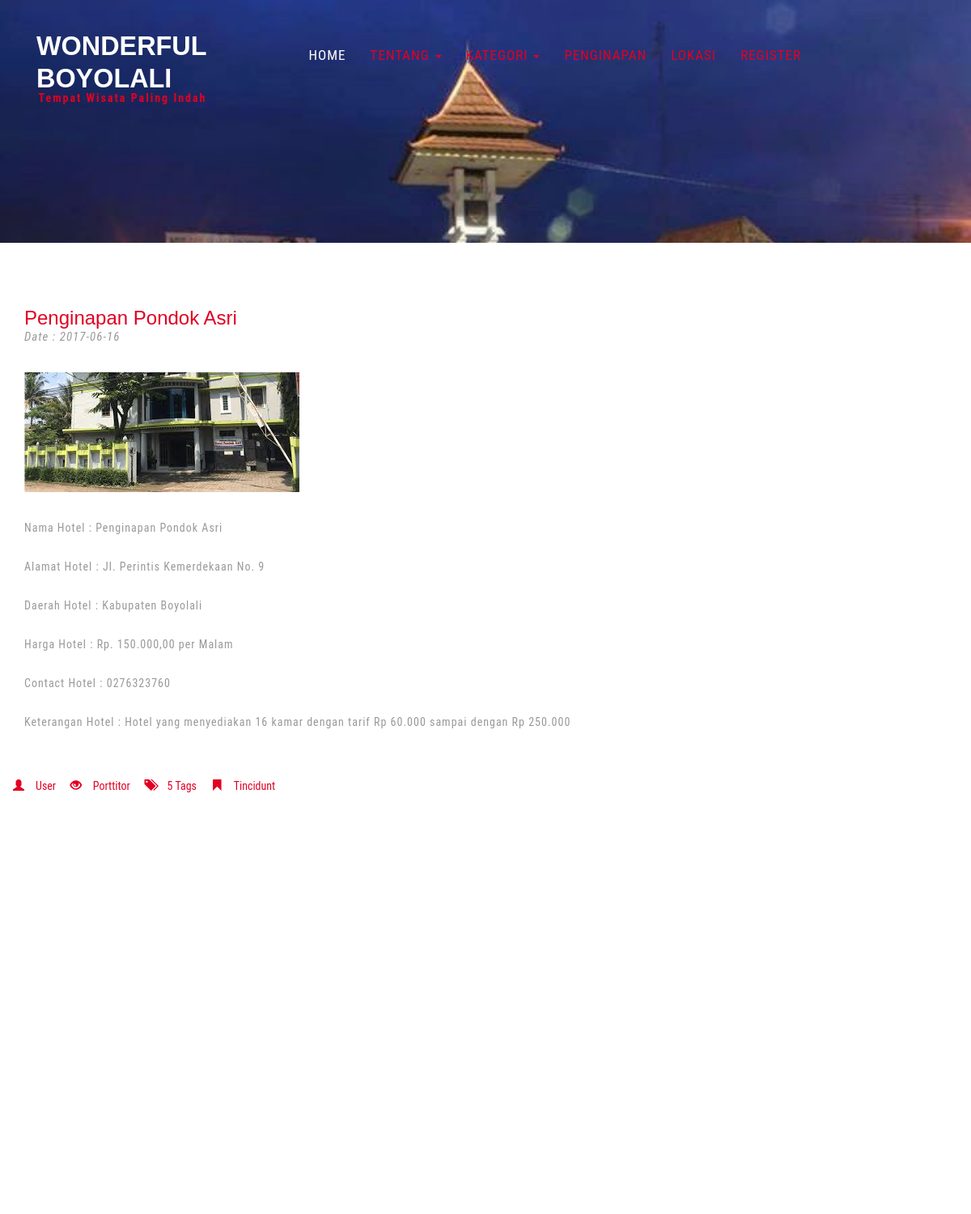
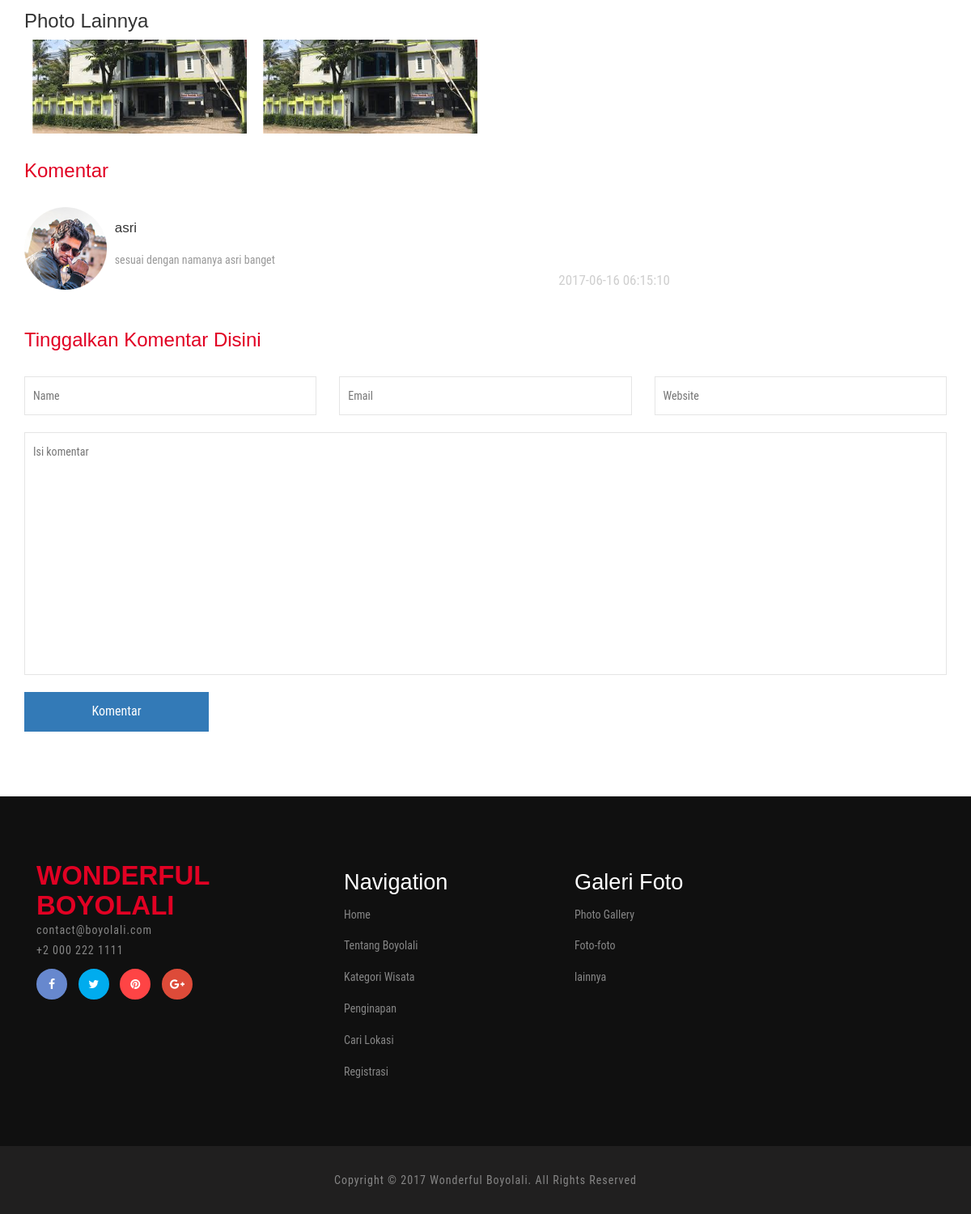
Screenshot of /index.php/detailpenginapan/2 with the database file from the repository (2 pictures, top to bottom).
### tables this page shows
CREATE TABLE `penginapan` (
  `id_penginapan` int(5) NOT NULL,
  `nama_penginapan` varchar(100) NOT NULL,
  `alamat_penginapan` varchar(150) NOT NULL,
  `daerah_penginapan` varchar(150) NOT NULL,
  `ket_penginapan` text NOT NULL,
  `harga_penginapan` int(10) NOT NULL,
  `long_penginapan` varchar(100) NOT NULL,
  `lat_penginapan` varchar(100) NOT NULL,
  `cp_penginapan` varchar(15) NOT NULL,
  `id_admin` int(5) NOT NULL,
  `id_user` int(5) NOT NULL
);

CREATE TABLE `gambar_penginapan` (
  `id_gambar` int(10) NOT NULL,
  `gambar` varchar(200) NOT NULL,
  `tgl_upload` timestamp NOT NULL DEFAULT CURRENT_TIMESTAMP ON UPDATE CURRENT_TIMESTAMP,
  `id_penginapan` int(5) NOT NULL,
  `token` varchar(100) DEFAULT NULL
);

CREATE TABLE `komentar_penginapan` (
  `id_komentar` int(10) NOT NULL,
  `id_user` int(5) NOT NULL,
  `komentar` text NOT NULL,
  `tgl_komentar` timestamp NOT NULL DEFAULT CURRENT_TIMESTAMP ON UPDATE CURRENT_TIMESTAMP,
  `id_penginapan` int(5) NOT NULL,
  `nama` varchar(20) NOT NULL
);

### application/controllers/Main.php (called while the page is built, shortened)
<?php
class Main extends CI_Controller {
	public function detailpenginapan()
	{
		$this->load->library('googlemapse');
		$config['center'] = '7.5179636, 110.5624369';
		$config['zoom'] = 'auto';
		$config['directions'] = TRUE;
		$config['directionsStart'] = 'bandung jawa barat';
		$tujuan = $this->uri->segment(2, 0);
		if ($tujuan==1) {
			$config['directionsEnd'] = 'Jl. Solo Boyolali';
		}elseif ($tujuan==2) {
			$config['directionsEnd'] = 'Jl. Perintis Kemerdekaan No. 9 Boyolali';
		}elseif ($tujuan==3) {
			$config['directionsEnd'] = 'Jl. Merapi No.27, Pulisen, Kec. Boyolali, Kabupaten Boyolali, Jawa Tengah';
		}else{
			$config['directionsEnd'] = 'Kabupaten Boyoalali';
		}
		$config['directionsDivID'] = 'directionsDiv';
		$this->googlemapse->initialize($config);
		$data['map'] = $this->googlemapse->create_map();
		$this->load->model('m_dashboard');
        $this->load->view('main/headerwisata',$data);
        $id=$this->uri->segment(2, 0);
		$data['penginapan'] = $this->m_dashboard->viewDetailPenginapan($id);
		$data['komen'] = $this->m_dashboard->viewDetailKomenPenginapan($id);
		$data['gambarnya'] = $this->m_dashboard->viewGambarPenginapan($id);
        $this->load->view('detailpenginapan',$data);
		$this->load->view('main/footer');
	}
}

### index.php (called while the page is built, shortened)
<?php
require_once BASEPATH.'core/CodeIgniter.php';

### application/models/m_dashboard.php (called while the page is built, shortened)
<?php
class m_dashboard extends CI_Model{
    function viewDetailPenginapan($id){
            $query = $this->db->query("SELECT * FROM penginapan where id_penginapan='".$id."'");
            return $query;
    }
    function viewDetailKomenPenginapan($id){
            $query = $this->db->query("SELECT * FROM komentar_penginapan where id_penginapan='".$id."'");
            return $query;
    }
    function viewGambarPenginapan($id){
            $query = $this->db->query("SELECT * FROM gambar_penginapan where id_penginapan='".$id."'");
            return $query;
    }
}
?>

### application/views/detailpenginapan.php (the view, shortened to what this page needs)
<?php
  $CI =& get_instance();
?>
	<div class="single w3l-agileits">
		<div class="container">
			<div class="blog-pag page">
			<?php $no=1; foreach($penginapan->result_array() as $row){ ?>
				<div class="blog-page-grids">
					<div class="blog-page-grid">
						<h3><?php echo $row['nama_penginapan'];?></h3>
						<p>Date : <span> <?php echo date("Y-m-d");?></span></p>
					</div>
					<div class="clearfix"> </div>
				</div>
				<div class="blog-page-grids-bottom">
					<div class="blog-page-grids-bot">
					<?php
						$dapetgambarpenginapan = "";
						$getgambar =$CI->db->query('select gambar from gambar_penginapan where id_penginapan="'.$row['id_penginapan'].'"');
						foreach ($getgambar->result() as $bar){
						    $dapetgambarpenginapan = $bar->gambar;
						}
					?>
					<?php
					if ($dapetgambarpenginapan=="") {
						?>
							<img src="<?php echo base_url()?>assets/images/tanya.png" alt=" " class="img-responsive" />
						<?php
					}else{
						?>
							<img src="<?php echo base_url()?>upload-foto/<?php echo $dapetgambarpenginapan; ?>" alt=" " class="img-responsive" />
						<?php
					}
					?>
					</div>
					<div class="blog-page-grids-bot1" style="text-align: justify;">
						<p>Nama Hotel : <?php echo $row['nama_penginapan'];?></p></br>
						<p>Alamat Hotel : <?php echo $row['alamat_penginapan'];?></p></br>
						<p>Daerah Hotel : <?php echo $row['daerah_penginapan'];?></p></br>
						<p>Harga Hotel : Rp. <?php echo number_format($row['harga_penginapan'], 2, ",", ".");?> per Malam</p></br>
						<p>Contact Hotel : <?php echo $row['cp_penginapan'];?></p></br>
						<p>Keterangan Hotel : <?php echo $row['ket_penginapan'];?></p></br>
						<ul>
							<li><a href="#"><i class="glyphicon glyphicon-user" aria-hidden="true"></i>User</a></li>
							<li><a href="#"><i class="glyphicon glyphicon-eye-open" aria-hidden="true"></i>Porttitor</a></li>
							<li><a href="#"><i class="glyphicon glyphicon-tags" aria-hidden="true"></i>5 Tags</a></li>
							<li><a href="#"><i class="glyphicon glyphicon-bookmark" aria-hidden="true"></i>Tincidunt</a></li>
						</ul>
					</div>
				</div>
				<div class="about-grids-bottom">
				<div class="col-md-12 about-us">
					<?php echo $map['html']; ?>
				</div>
				<div class="clearfix"> </div>
			</div>
			<?php $no++; } ?>
			</div>
						<h3>Photo Lainnya</h3>
						<div class="top-gallery">
						<?php $no=1; foreach($gambarnya->result_array() as $gam){ ?>
							<div class="col-md-3 gallery-grid gallery1">
								<a href="<?php echo base_url()?>upload-foto/<?php echo $gam['gambar'];?>" class="swipebox">
									<img src="<?php echo base_url()?>upload-foto/<?php echo $gam['gambar'];?>" class="img-responsive" alt="/">
								</a>
							</div>
						<?php $no++; } ?>
							<div class="clearfix"> </div>
						</div>
						<link rel="stylesheet" href="<?php echo base_url()?>assets/css/swipebox.css">
			<div class="com">
				<h3>Komentar</h3>
				<ul class="media-list">
				  <?php $no=1; foreach($komen->result_array() as $row){ ?>
				  <li class="media">
					<div class="media-left">
					  <a href="#">
						<img class="media-object img-responsive" src="<?php echo base_url()?>assets/images/4.png" alt="" />
					  </a>
					</div>
					<div class="media-body">
					  <h4 class="media-heading"><?php echo $row['nama'];?></h4>
					  <?php echo $row['komentar'];?>
					  <a href="#"><?php echo $row['tgl_komentar'];?></a>
					</div>
				  </li>
				  <?php $no++; } ?>
				</ul>
			</div>
			<div class="in dfg">
				<h3>Tinggalkan Komentar Disini</h3>
			    <form action="<?php echo base_url()?>index.php/dashboard/insertKomenPenginapan" method="post">
				<?php $id_penginapan = $this->uri->segment(2, 0); ?>
				<?php if(isset($_SESSION['logged_in']))
					{ ?>
					<input type="hidden" name="id_penginapan" value="<?php echo $id_penginapan; ?>">
					<input type="hidden" name="nama" value="<?php echo ($_SESSION['username']); ?>" required=" ">
				<?php }else{ ?>
					<input type="text" name="nama" placeholder="Name" required=" ">
					<input type="text" name="email" placeholder="Email" required=" ">
					<input type="text" name="website" placeholder="Website" required=" ">
				<?php } ?>
					<textarea name="komentar" placeholder="Isi komentar" required=" "></textarea>
					<input type="submit" value="Komentar">
				</form>
			</div>
		</div>
	</div>

### assets/css/style.css (style rules this page uses)
html, body { font-size: 100%; background: #fff; font-family: 'Roboto Condensed', sans-serif; }
h1,h2,h3,h4,h5,h6 { margin:0; font-family: 'Montserrat', sans-serif; }
p { margin:0; letter-spacing:1px; }
ul,label { margin:0; padding:0; }
.banner-bottom,.testimonials,.banner-bottom-video,.about,.history,.typo,.gallery,.contact,.single { padding:5em 0; }
.about-grids-bottom { margin-top:2em; }
.gallery-grid { padding: 0; }
.gallery1 { position:relative; overflow: hidden; padding: 10px; }
.gallery-grid img { width:100%; }
.blog-page-grid h3,.in h3,.com h3 { margin: 0; color: #e10123; font-size: 1.5em; text-transform: capitalize; }
.in input[type="text"],.in textarea { outline: none; float: left; width: 31.69%; background: none; border: 1px solid #E5E5E5; font-size: 14px; padding: 13px 10px; }
.in input[type="text"]:nth-child(2) { margin:0 2em; }
.in textarea { resize:none; min-height:300px; width:100% !important; margin:1.5em 0; }
.in input[type="submit"] { border: none; outline: none; background: #337ab7; color: #fff; font-size: 16px; padding: 13px 0; width: 20%; transition: .5s all; -webkit-transition: .5s all; -moz-transition: .5s all; -o-transition: .5s all; -ms-transition: .5s all; }
.blog-page-grid p { color:#999; font-size:15px; margin:0; font-style:italic; }
.blog-page-grid { float: left; }
.blog-page-grids { margin: 0 0 2em; }
.blog-page-grids-bot1 { margin: 2em 0 3em; }
.blog-page-grids-bot1 p { margin:0; font-size:14px; color:#999; line-height:1.8em; }
.in form { margin: 2em 0 0; }
.blog-page-grids-bot1 ul { padding:2em 0; }
.blog-page-grids-bot1 ul li { display:inline-block; }
.blog-page-grids-bot1 ul li a { font-size:14px; color:#e10123; text-decoration:none; padding-right: 2em; }
.blog-page-grids-bot1 ul li a i { left:-1em; }
.media-body a { font-size: 17px; color:#CFCFCF; text-decoration: none; text-align: right; display: block; }
.media-body { color: #999; font-size: 14px; margin: 0; line-height: 1.8em; }
.media-object { display: block; }
.media-left { width:14%; }
.media-body h4 { color:#363636; font-size: 17px; margin: 1em 0; }
.media-list { margin: 2em 0 0; width: 70%; }
.dfg { margin: 3em 0 0; }

### rows the page displays
penginapan: nama_penginapan "Penginapan Pondok Asri", alamat_penginapan "Jl. Perintis Kemerdekaan No. 9", daerah_penginapan "Kabupaten Boyolali", harga_penginapan "150.000,00", cp_penginapan "0276323760", ket_penginapan "Hotel yang menyediakan 16 kamar dengan tarif Rp 60.000 sampai dengan Rp 250.000", $this->map_width 100% (drawn)
gambar_penginapan: gambar (picture)
gambar_penginapan: gambar (picture)
komentar_penginapan: nama "asri", komentar "sesuai dengan namanya asri banget", tgl_komentar "2017-06-16 06:15:10"
